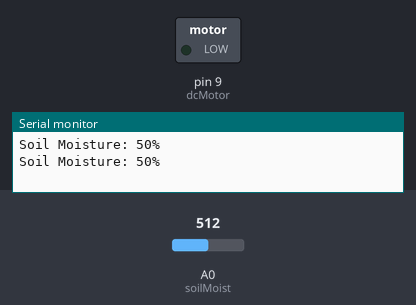
A sketch run on a simulated Arduino Uno, built with avr-gcc and run on an emulated ATmega328P. On the bench: switched loads named in the sketch (green lamp = pin HIGH), the last lines printed to the serial monitor. Inputs (shaded band) come from the test bench; at power-on: A0 (soilMoist) = 512.

Above: at 1.8 s.
1.9 s: A0 (soilMoist) set to 504
At 2.6 s:
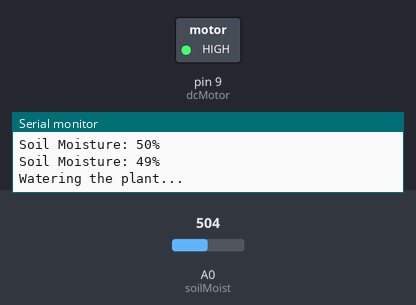
3.5 s: A0 (soilMoist) set to 716
At 5.2 s:
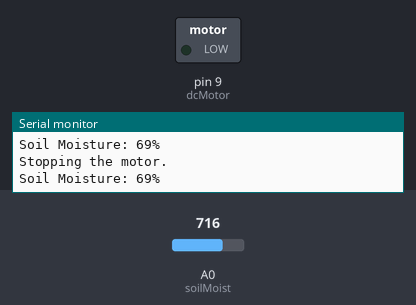
5.5 s: A0 (soilMoist) set to 511
At 6.9 s:
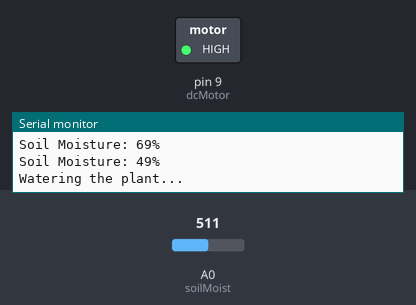
7.5 s: A0 (soilMoist) set to 900
At 8.4 s:
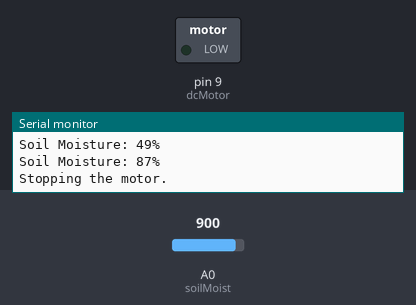
Timing chart, 0 to 10.5 s (numbered marks = the images above; inputs shaded):
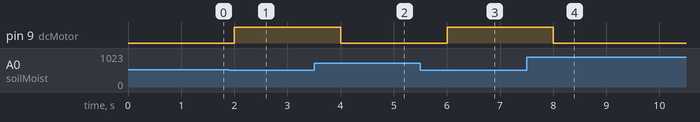

Measured:
- the behaviour switches between 512 and 511 on A0 (soilMoist) (found by bisection; images 0 and 1)
- after the input at 1.9 s, pin 9 (dcMotor): LOW → HIGH after 0.10 s
- after the input at 3.5 s, pin 9 (dcMotor): HIGH → LOW after 0.50 s
- after the input at 5.5 s, pin 9 (dcMotor): LOW → HIGH after 0.50 s
- after the input at 7.5 s, pin 9 (dcMotor): HIGH → LOW after 0.50 s

The sketch:

code.ino
```cpp
// Define the analog input pin for the soil moisture sensor
const int soilMoist = A0;

// Define the digital output pin for the water pump motor
const int dcMotor = 9;

// Define the minimum moisture level at which the plant needs to be watered
const int minMoist = 50;

// Boolean variable to track whether the water pump is currently running or not
bool waterPump = false;

// Setup function runs once when the Arduino starts
void setup()
{
    // Set the soil moisture pin as an input
    pinMode(soilMoist, INPUT);

    // Set the water pump motor pin as an output and turn it off initially
    pinMode(dcMotor, OUTPUT);
    digitalWrite(dcMotor, LOW);

    // Initialize serial communication at 9600 baud rate
    Serial.begin(9600);
}

// Loop function runs repeatedly after setup
void loop()
{
    // Read the analog value from the soil moisture sensor
    int soilMoisture = analogRead(soilMoist);

    // Map the analog value to a percentage representing soil moisture
    int moisturePercentage = map(soilMoisture, 0, 1023, 0, 100);

    // Print the current soil moisture percentage to the serial monitor
    Serial.print("Soil Moisture: ");
    Serial.print(moisturePercentage);
    Serial.println("%");

    // Check if the moisture level is below the minimum threshold and the water pump is not already running
    if (moisturePercentage < minMoist && !waterPump)
    {
        // Turn on the water pump
        digitalWrite(dcMotor, HIGH);
        Serial.println("Watering the plant...");
        waterPump = true;
    }
    // Check if the moisture level is equal to or above the minimum threshold and the water pump is currently running
    else if (moisturePercentage >= minMoist && waterPump)
    {
        // Turn off the water pump
        digitalWrite(dcMotor, LOW);
        Serial.println("Stopping the motor.");
        waterPump = false;
    }

    // Add a delay of 1000 milliseconds (1 second) before looping again
    delay(1000);
}
```
